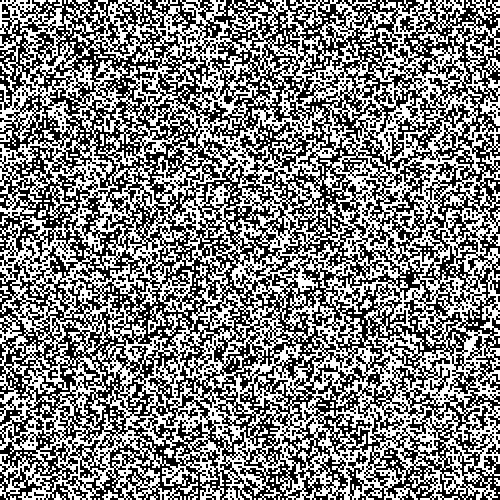
Frame 1 (no input)
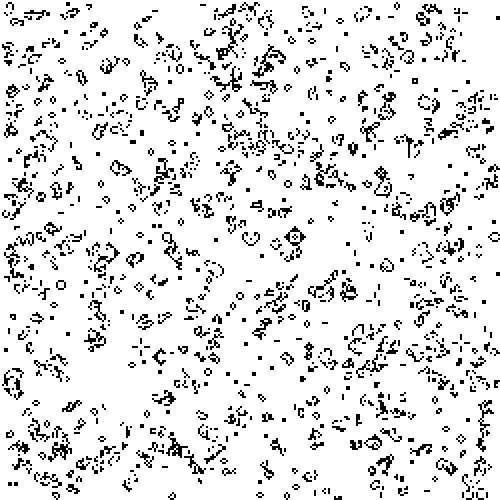
Frame 60 (the mouse pressed at the canvas centre just before this capture)
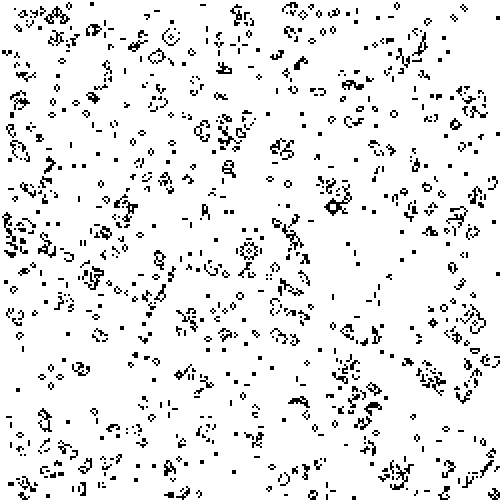
Frame 120 (the mouse held since frame 60 and released just before this capture)

The Processing sketch that drew these frames (run headless with seeded random() and noise(); from frame 60 on, the mouse is pressed at the canvas centre):

// Processing sketch: GameOfLife
// ── GameOfLife.pde
import java.util.List;
import java.util.ArrayList;

String to01(boolean bool) {
  return bool ? "1" : "0";
}

interface LifeRule {
  boolean process(boolean[][] pattern);
}

class Life {
  private int size;
  private int step;
  private boolean[][] board;
  private LifeRule rule;

  public Life(int size, LifeRule rule) {
    this.size = size;
    this.rule = rule;
    board = new boolean[size][size];
  }
  
  public void randomize() {
    for(int r = 0; r < size; ++r) {
      for(int c = 0; c < size; ++c) {
        board[r][c] = random(0, 2) >= 1;
      }
    }
  }
  
  public void display() {
    float blockSize = width * 1.0 / size;
    for(int r = 0; r < board.length; ++r) {
      for(int c = 0; c < board[r].length; ++c) {
        if(board[r][c]) {
          rect(c*blockSize, r*blockSize, blockSize, blockSize);
        }
      }
    }
  }
  
  private boolean[][] patternAt(int r, int c) {
    boolean [][] pattern = new boolean[3][3];
    for(int i = -1; i <= 1; ++i) {
      for(int j = -1; j <= 1; ++j) {
        pattern[i+1][j+1] = board[abs(r+i) % size][abs(c+j) % size];
      }
    }

    return pattern;
  }
  
  public void next() {
    boolean [][] nextBoard = new boolean[size][size];

    for(int r = 0; r < size; ++r) {
      for(int c = 0; c < size; ++c) {
        nextBoard[r][c] = rule.process(patternAt(r, c));
      }
    }
    
    board = nextBoard;

    step++;
  }
}

Life life = null;

void setup() {
  size(500, 500);
  frameRate(10);
  noStroke();
  fill(0);
  life = new Life(250, new LifeRule() {
    public boolean process(boolean [][] pattern) {
      int neighbors = 0;
      for(int r = 0; r < pattern.length; ++r) {
        for(int c = 0; c < pattern[r].length; ++c) {
          if(!(r == 1 && c == 1) && pattern[r][c]) {
            neighbors++;
          }
        }
      }
      
      if(neighbors < 2 || neighbors > 3) {
        return false;
        //return random(1) > .9999;
      }
      if(neighbors == 3) {
        return true;
        //return random(1) < .9999;
      }

      return pattern[1][1];
    }
  });
  life.randomize();
}

void draw() {
  background(255);
  life.display();
  life.next();
}
